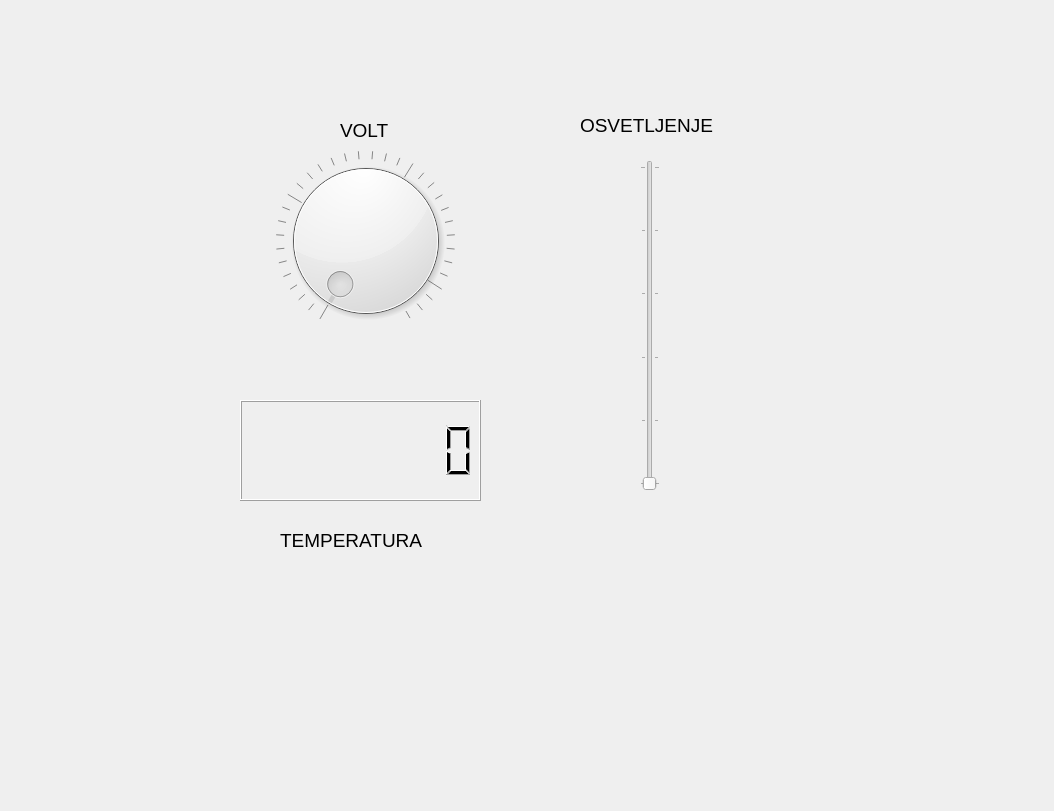
<?xml version="1.0" encoding="UTF-8"?>
<ui version="4.0">
 <class>Dialog</class>
 <widget class="QDialog" name="Dialog">
  <property name="geometry">
   <rect>
    <x>0</x>
    <y>0</y>
    <width>1054</width>
    <height>811</height>
   </rect>
  </property>
  <property name="windowTitle">
   <string>Dialog</string>
  </property>
  <widget class="QDial" name="dial">
   <property name="geometry">
    <rect>
     <x>270</x>
     <y>150</y>
     <width>191</width>
     <height>181</height>
    </rect>
   </property>
   <property name="minimum">
    <number>0</number>
   </property>
   <property name="maximum">
    <number>33</number>
   </property>
   <property name="pageStep">
    <number>10</number>
   </property>
   <property name="value">
    <number>0</number>
   </property>
   <property name="sliderPosition">
    <number>0</number>
   </property>
   <property name="invertedAppearance">
    <bool>false</bool>
   </property>
   <property name="invertedControls">
    <bool>false</bool>
   </property>
   <property name="wrapping">
    <bool>false</bool>
   </property>
   <property name="notchTarget">
    <double>3.700000000000000</double>
   </property>
   <property name="notchesVisible">
    <bool>true</bool>
   </property>
  </widget>
  <widget class="QSlider" name="verticalSlider">
   <property name="geometry">
    <rect>
     <x>640</x>
     <y>160</y>
     <width>20</width>
     <height>331</height>
    </rect>
   </property>
   <property name="maximum">
    <number>100</number>
   </property>
   <property name="orientation">
    <enum>Qt::Vertical</enum>
   </property>
   <property name="tickPosition">
    <enum>QSlider::TicksBothSides</enum>
   </property>
   <property name="tickInterval">
    <number>20</number>
   </property>
  </widget>
  <widget class="QLCDNumber" name="lcdNumber">
   <property name="geometry">
    <rect>
     <x>240</x>
     <y>400</y>
     <width>241</width>
     <height>101</height>
    </rect>
   </property>
   <property name="digitCount">
    <number>8</number>
   </property>
  </widget>
  <widget class="QLabel" name="label">
   <property name="geometry">
    <rect>
     <x>340</x>
     <y>100</y>
     <width>131</width>
     <height>61</height>
    </rect>
   </property>
   <property name="font">
    <font>
     <pointsize>14</pointsize>
    </font>
   </property>
   <property name="text">
    <string>VOLT</string>
   </property>
  </widget>
  <widget class="QLabel" name="label_2">
   <property name="geometry">
    <rect>
     <x>580</x>
     <y>100</y>
     <width>181</width>
     <height>51</height>
    </rect>
   </property>
   <property name="font">
    <font>
     <pointsize>14</pointsize>
    </font>
   </property>
   <property name="text">
    <string>OSVETLJENJE</string>
   </property>
  </widget>
  <widget class="QLabel" name="label_3">
   <property name="geometry">
    <rect>
     <x>280</x>
     <y>500</y>
     <width>211</width>
     <height>81</height>
    </rect>
   </property>
   <property name="font">
    <font>
     <pointsize>14</pointsize>
    </font>
   </property>
   <property name="text">
    <string>TEMPERATURA</string>
   </property>
  </widget>
 </widget>
 <resources/>
 <connections/>
</ui>
